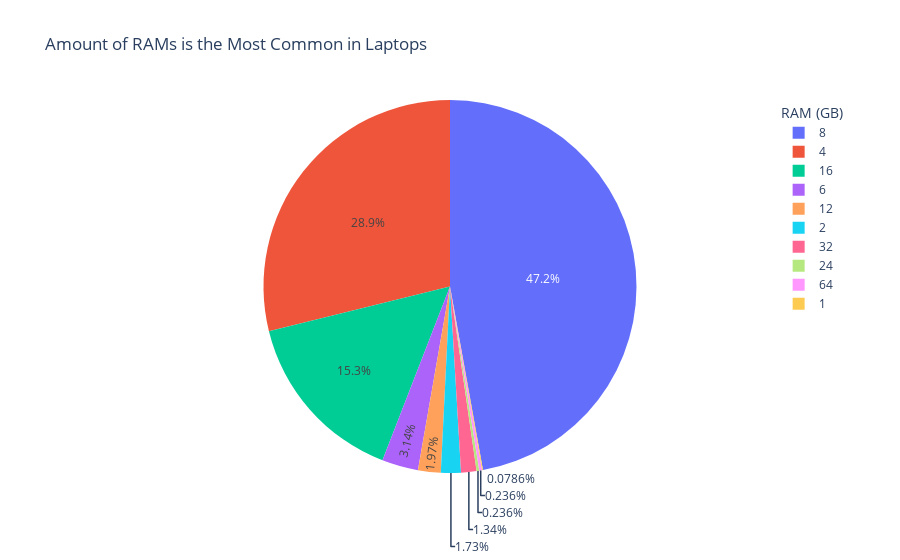

Source (notebook cell):
### Markdown cell above
berdasarkan bar plot terlihat GPU Nvidia menempati posisi pertama sebagai harga laptop dengan rata-rata tertingi , sudah tidak diragukan lagi karena Nvidia adalah leading grafis saat ini terutama game grafis makanya harga GPU sanggat tinggi, Nvidia dengan GPU buatan merepa selalu menjadi incaran konsumer walaupun harga GPU yang sangat mahal tapi kualitas GPU ini sudah terbukti memang bagus. grafis lainya yaitu dibawah Nvidia adalah Intel dan AMD GPU buatan mereka memang tidak sebagus Nvidia tapi cukup untuk pengguna yang tidak memntingkan grafis atau tidak suka game

***Insight*** 

- Dominasi Pasar Gaming dan Grafis: Nvidia memimpin pasar GPU karena performanya yang unggul, terutama dalam hal gaming dan aplikasi grafis. Teknologi seperti ray tracing dan AI-driven enhancements yang diimplementasikan oleh Nvidia memberikan pengalaman visual yang superior, menjadikannya pilihan utama bagi gamer dan profesional di bidang kreatif.

- Segmen Pengguna Premium: Harga tinggi GPU Nvidia mencerminkan segmen pasar yang ditargetkan, yaitu pengguna dengan kebutuhan performa tinggi dan anggaran besar, seperti gamer hardcore, desainer grafis, dan profesional di bidang video editing. Mereka cenderung memilih GPU Nvidia meskipun harganya lebih tinggi karena menginginkan kualitas dan performa terbaik

- Pilihan Alternatif untuk Segmen Ekonomis: GPU dari Intel dan AMD menawarkan alternatif yang lebih terjangkau bagi pengguna dengan kebutuhan grafis yang tidak terlalu intensif. Mereka yang tidak bermain game berat atau tidak membutuhkan performa grafis tinggi, seperti mahasiswa, cenderung memilih laptop dengan GPU dari Intel atau AMD untuk menghemat biaya.

### Code cell
# Mengelompokkan data berdasarkan jumlah RAM dan menghitung persentase
ram = df.groupby("Ram").size() * 100 / len(df)
ram.name = "percentage"
ram = ram.reset_index()

# Membuat plot pie menggunakan plotly express berdasarkan persentase jumlah RAM
fig = px.pie(ram, names="Ram", values="percentage", title="Amount of RAMs is the Most Common in Laptops")
fig.update_layout({"legend_title": "RAM (GB)"})
fig.show()

### Figure 1 — Plotly figure (JSON) as saved in the notebook; plotly's stock layout.template omitted (floating-point values rounded to 4 significant figures)
{"data": [{"domain": {"x": [0, 1], "y": [0, 1]}, "hovertemplate": "Ram=%{label}<br>percentage=%{value}<extra></extra>", "labels": [1, 2, 4, 6, 8, 12, 16, 24, 32, 64], "legendgroup": "", "name": "", "showlegend": true, "type": "pie", "values": [0.07862, 1.73, 28.85, 3.145, 47.17, 1.965, 15.25, 0.2358, 1.336, 0.2358]}], "layout": {"legend": {"title": {"text": "RAM (GB)"}, "tracegroupgap": 0}, "title": {"text": "Amount of RAMs is the Most Common in Laptops"}}}
